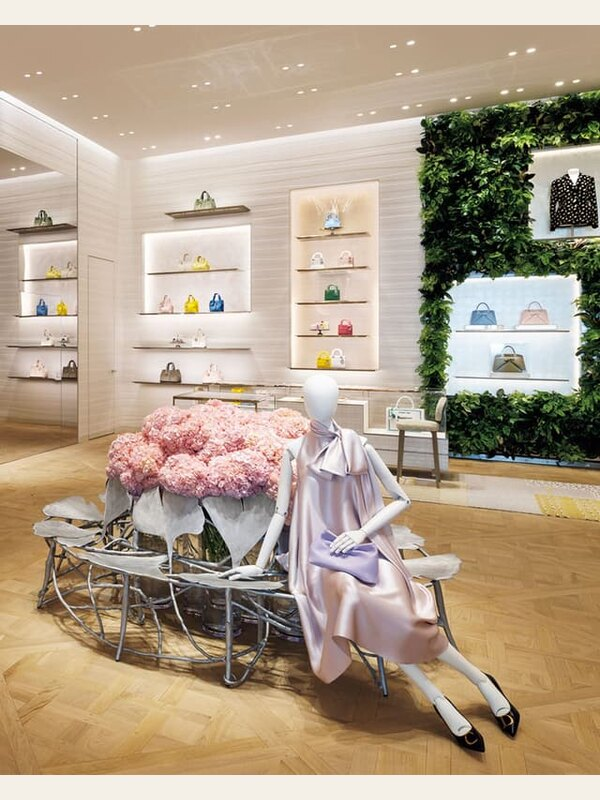
#> input picture assets/cases/boutique-original.jpg, 600 x 800 px
$ python -i suggest_palette.py   (imports and definitions only)
#> lines starting #> are read from the running program, lines starting #| are printed output that depends on the picture
### scripts/image_utils.py
#!/usr/bin/env python3
"""Shared, conservative image preparation for source-faithful ticket crops."""

from __future__ import annotations

from PIL import Image, ImageOps


CONNECTED_BORDER_LIMIT = 0.12


def strip_connected_neutral_borders(image: Image.Image) -> Image.Image:
    """Remove only solid, edge-connected white or black framing bars."""
    current = image
    for _ in range(2):
        width, height = current.size
        if width < 16 or height < 16:
            break
        maximum_x = max(1, round(width * CONNECTED_BORDER_LIMIT))
        maximum_y = max(1, round(height * CONNECTED_BORDER_LIMIT))

        def neutral_ratio(box: tuple[int, int, int, int]) -> float:
            pixels = list(current.crop(box).resize((1, 32)).getdata())
            neutral = sum(
                1
                for red, green, blue in pixels
                if (max(red, green, blue) <= 32 or min(red, green, blue) >= 225)
                and max(red, green, blue) - min(red, green, blue) <= 30
            ) / len(pixels)
            channel_spread = max(
                max(channel) - min(channel) for channel in zip(*pixels)
            )
            return neutral if channel_spread <= 14 else 0.0

        left = 0
        while left < maximum_x and neutral_ratio((left, 0, left + 1, height)) >= 0.90:
            left += 1
        right = width
        while right > width - maximum_x and neutral_ratio((right - 1, 0, right, height)) >= 0.90:
            right -= 1
        top = 0
        while top < maximum_y and neutral_ratio((0, top, width, top + 1)) >= 0.90:
            top += 1
        bottom = height
        while bottom > height - maximum_y and neutral_ratio((0, bottom - 1, width, bottom)) >= 0.90:
            bottom -= 1
        if (left, top, right, bottom) == (0, 0, width, height):
            break
        current = current.crop((left, top, right, bottom))
    return current


def open_prepared_source(path, strip_neutral_borders: bool = True) -> Image.Image:
#> called with path = '../assets/cases/boutique-original.jpg', strip_neutral_borders = True
    with Image.open(path) as opened:
#> opened is the input picture: PIL image 600x800 RGB; mean R, G, B 177.1, 160, 139.2
        oriented = ImageOps.exif_transpose(opened)
        if "A" in oriented.getbands() or "transparency" in oriented.info:
            # Composite only visible pixels. Hidden RGB values under alpha must
            # never leak into the crop or palette (a common transparent-PNG
            # failure mode). The warm-white backing is excluded by palette
            # lightness filters and is often removed as connected framing.
            rgba = oriented.convert("RGBA")
            backing = Image.new("RGBA", rgba.size, (244, 240, 229, 255))
            source = Image.alpha_composite(backing, rgba).convert("RGB")
        else:
            source = oriented.convert("RGB")
    return strip_connected_neutral_borders(source) if strip_neutral_borders else source
#> the loop in strip_connected_neutral_borders, `for _ in range(2):` made 2 passes
#> pass 1, in strip_connected_neutral_borders, `current = current.crop((left, top, right, bottom))`:
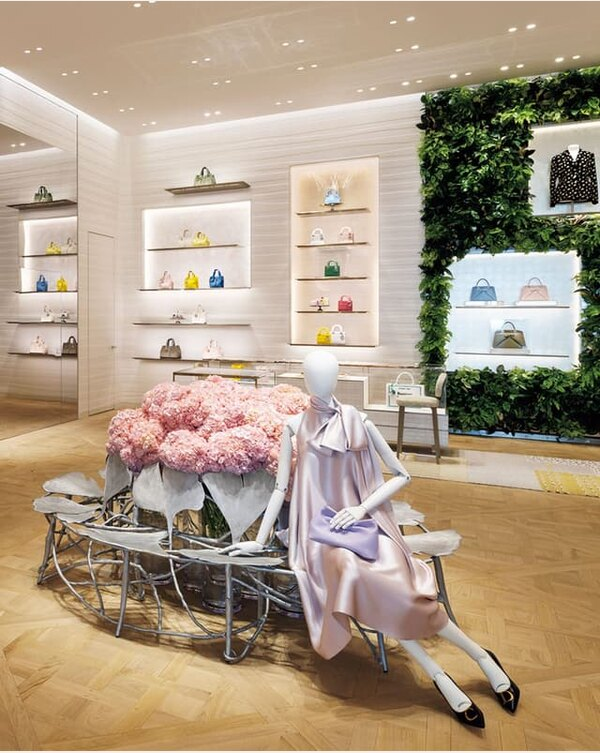
#> current: PIL image 600x753 RGB; mean R, G, B 172.9, 155.1, 133.5

### scripts/palette_utils.py
#!/usr/bin/env python3
"""Small, dependency-free color helpers for the ticket-poster scripts."""

from __future__ import annotations

import argparse
import colorsys
import hashlib
import json
import math
from pathlib import Path
from typing import Iterable


RGB = tuple[int, int, int]


# [18 lines left out: functions file_sha256, parse_hex_color, not called in this run]


def rgb_to_hex(color: RGB) -> str:
    return "#{:02X}{:02X}{:02X}".format(*color)


# [10 lines left out: function parse_canvas_color, not called in this run]


def _srgb_to_linear(value: float) -> float:
    value /= 255.0
    if value <= 0.04045:
        return value / 12.92
    return ((value + 0.055) / 1.055) ** 2.4


def _linear_to_srgb(value: float) -> float:
    if value <= 0.0031308:
        encoded = 12.92 * value
    else:
        encoded = 1.055 * (max(value, 0.0) ** (1.0 / 2.4)) - 0.055
    return encoded * 255.0


def rgb_to_oklab(color: RGB) -> tuple[float, float, float]:
    red, green, blue = (_srgb_to_linear(channel) for channel in color)
    l_value = 0.4122214708 * red + 0.5363325363 * green + 0.0514459929 * blue
    m_value = 0.2119034982 * red + 0.6806995451 * green + 0.1073969566 * blue
    s_value = 0.0883024619 * red + 0.2817188376 * green + 0.6299787005 * blue

    l_root = math.copysign(abs(l_value) ** (1.0 / 3.0), l_value)
    m_root = math.copysign(abs(m_value) ** (1.0 / 3.0), m_value)
    s_root = math.copysign(abs(s_value) ** (1.0 / 3.0), s_value)
    return (
        0.2104542553 * l_root + 0.7936177850 * m_root - 0.0040720468 * s_root,
        1.9779984951 * l_root - 2.4285922050 * m_root + 0.4505937099 * s_root,
        0.0259040371 * l_root + 0.7827717662 * m_root - 0.8086757660 * s_root,
    )


def oklab_to_rgb_unclipped(l_value: float, a_value: float, b_value: float) -> tuple[float, float, float]:
    l_root = l_value + 0.3963377774 * a_value + 0.2158037573 * b_value
    m_root = l_value - 0.1055613458 * a_value - 0.0638541728 * b_value
    s_root = l_value - 0.0894841775 * a_value - 1.2914855480 * b_value
    l_linear = l_root**3
    m_linear = m_root**3
    s_linear = s_root**3
    red = +4.0767416621 * l_linear - 3.3077115913 * m_linear + 0.2309699292 * s_linear
    green = -1.2684380046 * l_linear + 2.6097574011 * m_linear - 0.3413193965 * s_linear
    blue = -0.0041960863 * l_linear - 0.7034186147 * m_linear + 1.7076147010 * s_linear
    return tuple(_linear_to_srgb(channel) for channel in (red, green, blue))


def rgb_to_oklch(color: RGB) -> tuple[float, float, float]:
    l_value, a_value, b_value = rgb_to_oklab(color)
    chroma = math.hypot(a_value, b_value)
    hue = math.degrees(math.atan2(b_value, a_value)) % 360.0
    return l_value, chroma, hue


def oklch_to_rgb(l_value: float, chroma: float, hue: float) -> RGB:
    """Convert OKLCH to in-gamut sRGB by reducing chroma when necessary."""
    hue_radians = math.radians(hue)
    current_chroma = max(0.0, chroma)
    for _ in range(40):
        values = oklab_to_rgb_unclipped(
            l_value,
            current_chroma * math.cos(hue_radians),
            current_chroma * math.sin(hue_radians),
        )
        if all(-0.001 <= channel <= 255.001 for channel in values):
            return tuple(max(0, min(255, round(channel))) for channel in values)
        current_chroma *= 0.92
    values = oklab_to_rgb_unclipped(l_value, 0.0, 0.0)
    return tuple(max(0, min(255, round(channel))) for channel in values)


def delta_ok(color_a: RGB, color_b: RGB) -> float:
    lab_a = rgb_to_oklab(color_a)
    lab_b = rgb_to_oklab(color_b)
    return math.sqrt(sum((first - second) ** 2 for first, second in zip(lab_a, lab_b)))


def relative_luminance(color: RGB) -> float:
    red, green, blue = (_srgb_to_linear(channel) for channel in color)
    return 0.2126 * red + 0.7152 * green + 0.0722 * blue


def contrast_ratio(color_a: RGB, color_b: RGB) -> float:
    lighter, darker = sorted(
        (relative_luminance(color_a), relative_luminance(color_b)), reverse=True
    )
    return (lighter + 0.05) / (darker + 0.05)


def hue_distance(first: float, second: float) -> float:
    difference = abs(first - second) % 360.0
    return min(difference, 360.0 - difference)


# [60 lines left out: functions mix_colors, median_color, load_palette_candidate, not called in this run]

### scripts/ticket_layouts.py
#!/usr/bin/env python3
"""Shared geometry for the deterministic ticket-poster layouts."""

from __future__ import annotations

from dataclasses import dataclass

from PIL import Image, ImageDraw


LANDSCAPE = "landscape"
PORTRAIT = "portrait"
LAYOUT_IDS = (LANDSCAPE, PORTRAIT)


@dataclass(frozen=True)
class TicketLayout:
    id: str
    ticket_box: tuple[int, int, int, int]
    photo_box: tuple[int, int, int, int]
    divider_axis: str
    divider_position: int

    @property
    def ticket_x(self) -> int:
        return self.ticket_box[0]

    @property
    def ticket_y(self) -> int:
        return self.ticket_box[1]

    @property
    def ticket_w(self) -> int:
        return self.ticket_box[2]

    @property
    def ticket_h(self) -> int:
        return self.ticket_box[3]

    @property
    def photo_x(self) -> int:
        return self.photo_box[0]

    @property
    def photo_y(self) -> int:
        return self.photo_box[1]

    @property
    def photo_w(self) -> int:
        return self.photo_box[2]

    @property
    def photo_h(self) -> int:
        return self.photo_box[3]


LAYOUTS = {
    LANDSCAPE: TicketLayout(
        id=LANDSCAPE,
        ticket_box=(55, 501, 1057, 507),
        photo_box=(0, 0, 774, 507),
        divider_axis="vertical",
        divider_position=774,
    ),
    PORTRAIT: TicketLayout(
        id=PORTRAIT,
        ticket_box=(305, 190, 560, 1180),
        photo_box=(44, 80, 472, 748),
        divider_axis="horizontal",
        divider_position=884,
    ),
}


def get_layout(layout_id: str) -> TicketLayout:
    try:
        return LAYOUTS[layout_id]
    except KeyError as error:
        raise ValueError(
            f"unknown ticket layout {layout_id!r}; choose from {', '.join(LAYOUT_IDS)}"
        ) from error


# [96 lines left out: functions make_portrait_ticket_mask, draw_portrait_perforation, portrait_photo_mask, not called in this run]

### scripts/suggest_palette.py
#!/usr/bin/env python3
"""Suggest layout-aware editorial ticket-poster palettes."""

from __future__ import annotations

import argparse
from collections import Counter
import json
from pathlib import Path

from PIL import Image, ImageDraw, ImageFont, ImageOps

from image_utils import open_prepared_source

from palette_utils import (
    RGB,
    contrast_ratio,
    delta_ok,
    file_sha256,
    hue_distance,
    oklch_to_rgb,
    rgb_to_hex,
    rgb_to_oklch,
)
from portrait_reference_style import (
    PORTRAIT_REFERENCE_BACKGROUND,
    PORTRAIT_REFERENCE_TEXT,
    PORTRAIT_REFERENCE_TICKET_CANDIDATES,
)
from ticket_layouts import LANDSCAPE, LAYOUT_IDS, PORTRAIT, get_layout


ANALYSIS_WIDTH = 128
TEXT_LIGHT = (244, 240, 229)
TEXT_DARK = (32, 35, 33)
PALETTE_TREATMENTS = ("auto", "photo-derived", "portrait-reference")


def resolve_palette_treatment(requested: str, layout_id: str) -> str:
    if requested not in PALETTE_TREATMENTS:
        raise ValueError(f"unknown palette treatment: {requested}")
    if requested != "auto":
        return requested
    return "portrait-reference" if layout_id == PORTRAIT else "photo-derived"


# [62 lines left out: function _portrait_reference_result, not called in this run]


def _fit_source(
    source_path: Path,
    center_y: float,
    strip_neutral_borders: bool = True,
    layout_id: str = LANDSCAPE,
) -> Image.Image:
    source = open_prepared_source(source_path, strip_neutral_borders)
    layout = get_layout(layout_id)
    return ImageOps.fit(
        source,
        (layout.photo_w, layout.photo_h),
        method=Image.Resampling.LANCZOS,
        centering=(0.5, center_y),
    )
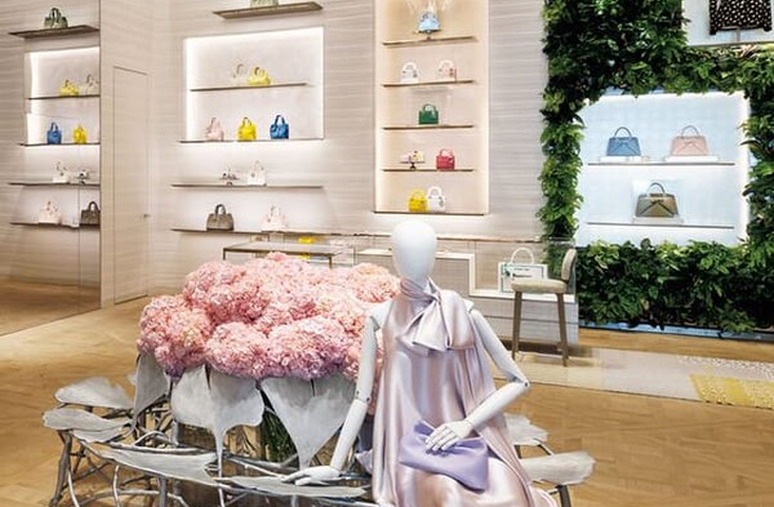
#> returned value: PIL image 774x507 RGB; mean R, G, B 174, 160.1, 145.1


def _extract_clusters(photo: Image.Image, color_count: int) -> list[dict]:
#> called with color_count = 8
    analysis_h = max(32, round(ANALYSIS_WIDTH * photo.height / photo.width))
#> (the rest of the program and of its run is left out)
